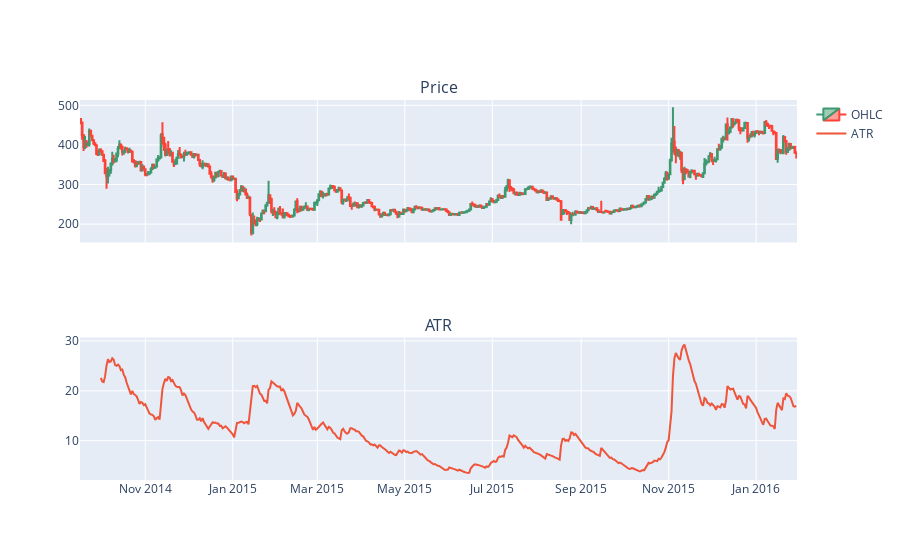

Notebook source saved alongside this figure:
### Code cell
# Create a subplot and position is 1 row x 2 columns
fig = make_subplots(rows=2, cols=1, subplot_titles=['Price', 'ATR'], shared_xaxes=True)

# In the first row, plot the candlestick chart
fig.add_trace(
    go.Candlestick(
        x = df.index,
        open = df['Open'],
        high = df['High'],
        low = df['Low'],
        close = df['Close'],
        name='OHLC'
    ),
    row = 1,
    col = 1

)

# In the second row, plot the ATR
fig.add_trace(
    go.Scatter(
        x = df.index,
        y = df['ATR'],
        name = 'ATR'   
    ),
    row = 2,
    col = 1
)

fig.update_layout(
    xaxis = dict(rangeslider = dict(visible=False))
)

fig.show()

### Figure 1 — Plotly figure (JSON) as saved in the notebook; plotly's stock layout.template omitted (floating-point values rounded to 4 significant figures; data arrays with more than 128 entries replaced by an {"elided": "..."} marker saying what was removed)
{"data": [{"close": {"elided": "500 float values"}, "high": {"elided": "500 float values"}, "low": {"elided": "500 float values"}, "name": "OHLC", "open": {"elided": "500 float values"}, "type": "candlestick", "x": {"elided": "500 str values"}, "xaxis": "x", "yaxis": "y"}, {"name": "ATR", "type": "scatter", "x": {"elided": "500 str values"}, "xaxis": "x2", "y": {"elided": "500 float values"}, "yaxis": "y2"}], "layout": {"annotations": [{"font": {"size": 16}, "showarrow": false, "text": "Price", "x": 0.5, "xanchor": "center", "xref": "paper", "y": 1, "yanchor": "bottom", "yref": "paper"}, {"font": {"size": 16}, "showarrow": false, "text": "ATR", "x": 0.5, "xanchor": "center", "xref": "paper", "y": 0.375, "yanchor": "bottom", "yref": "paper"}], "xaxis": {"anchor": "y", "domain": [0, 1], "matches": "x2", "rangeslider": {"visible": false}, "showticklabels": false}, "xaxis2": {"anchor": "y2", "domain": [0, 1]}, "yaxis": {"anchor": "x", "domain": [0.625, 1]}, "yaxis2": {"anchor": "x2", "domain": [0, 0.375]}}}
